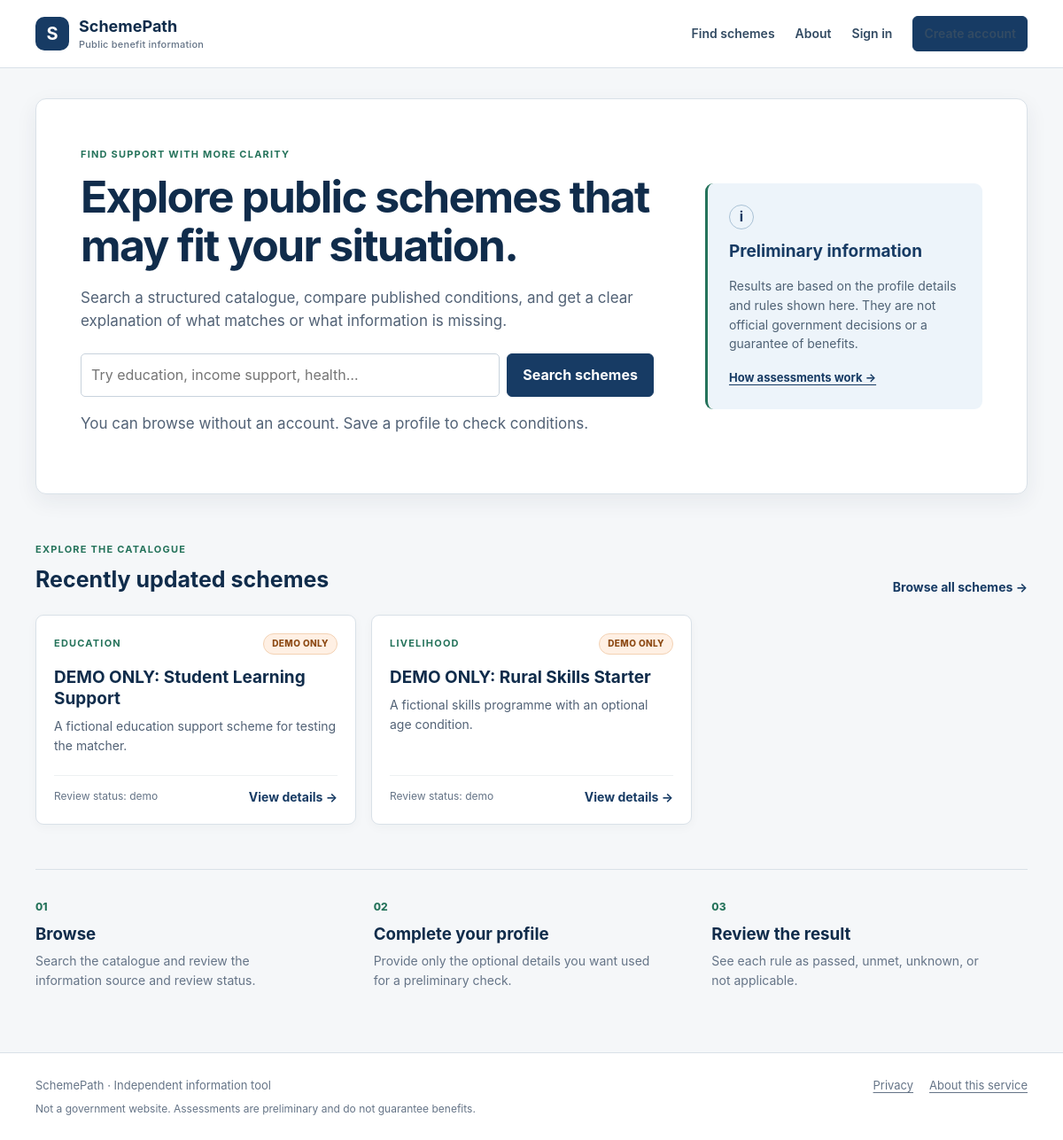
The page / on the database its author committed.
### tables this page shows
CREATE TABLE schemes (
  id BIGINT UNSIGNED AUTO_INCREMENT PRIMARY KEY,
  title VARCHAR(180) NOT NULL,
  slug VARCHAR(200) NOT NULL UNIQUE,
  summary VARCHAR(500) NOT NULL,
  description TEXT NOT NULL,
  benefit_description TEXT NOT NULL,
  application_instructions TEXT NULL,
  status ENUM('draft','active','inactive','archived') NOT NULL DEFAULT 'draft',
  verification_status ENUM('demo','unverified','pending_review','verified') NOT NULL DEFAULT 'demo',
  last_verified_at DATE NULL,
  is_demo TINYINT(1) NOT NULL DEFAULT 1,
  rule_version INT UNSIGNED NOT NULL DEFAULT 1,
  rule_group_operator ENUM('AND','OR') NOT NULL DEFAULT 'AND',
  created_by BIGINT UNSIGNED NULL,
  updated_by BIGINT UNSIGNED NULL,
  created_at DATETIME NOT NULL DEFAULT CURRENT_TIMESTAMP,
  updated_at DATETIME NOT NULL DEFAULT CURRENT_TIMESTAMP ON UPDATE CURRENT_TIMESTAMP,
  INDEX idx_schemes_catalogue (status, verification_status),
  FULLTEXT KEY ft_schemes_search (title, summary, description),
  CONSTRAINT fk_schemes_creator FOREIGN KEY (created_by) REFERENCES users(id) ON DELETE SET NULL,
  CONSTRAINT fk_schemes_updater FOREIGN KEY (updated_by) REFERENCES users(id) ON DELETE SET NULL
);

### app/bootstrap.php (called while the page is built, shortened)
<?php
require_once __DIR__.'/Database.php';
$appConfig = require dirname(__DIR__).'/config/app.php';
date_default_timezone_set($appConfig['timezone']);
function db(): PDO { return Database::connection(); }
function e(mixed $v): string { return htmlspecialchars((string)$v, ENT_QUOTES | ENT_SUBSTITUTE, 'UTF-8'); }
function url(string $page, array $params=[]): string { global $appConfig; return rtrim((string)($appConfig['base_path']??''),'/').'/index.php?'.http_build_query(['page'=>$page]+$params); }
function current_user(): ?array { return $_SESSION['user']??null; }
function render(string $view,array $data=[]): void { global $appConfig; $viewFile=dirname(__DIR__).'/app/Views/'.$view.'.php'; extract($data,EXTR_SKIP); require dirname(__DIR__).'/app/Views/layout.php'; }

### config/app.php (called while the page is built)
<?php
return [
    'name' => 'SchemePath',
    'base_path' => '/GovernmentSchemesMatcher/public',
    'session_name' => 'schemepath_session',
    'https_only' => false,
    'timezone' => 'Asia/Kolkata',
];

### app/Database.php (called while the page is built, shortened)
<?php
final class Database
{
    private static ?PDO $pdo = null;
    public static function connection(): PDO
    {
        $file = dirname(__DIR__) . '/config/database.local.php';
        if (!is_file($file)) $file = dirname(__DIR__) . '/config/database.example.php';
        $c = require $file;
        $dsn = sprintf('mysql:host=%s;port=%d;dbname=%s;charset=%s', $c['host'], $c['port'], $c['database'], $c['charset']);
        self::$pdo = new PDO($dsn, $c['username'], $c['password'], [
            PDO::ATTR_ERRMODE => PDO::ERRMODE_EXCEPTION,
            PDO::ATTR_DEFAULT_FETCH_MODE => PDO::FETCH_ASSOC,
            PDO::ATTR_EMULATE_PREPARES => false,
        ]);
        return self::$pdo;
    }
}

### config/database.example.php (called while the page is built)
<?php
return [
    'host' => '127.0.0.1',
    'port' => 3306,
    'database' => 'government_schemes',
    'username' => 'root',
    'password' => '',
    'charset' => 'utf8mb4',
];

### app/Views/partials/scheme_card.php (the view)
<article class="scheme-card"><div class="card-top"><span class="eyebrow"><?=e($scheme['category_names']?:'Public support')?></span><?php if($scheme['is_demo']||$scheme['verification_status']==='demo'): ?><span class="badge badge-demo">DEMO ONLY</span><?php endif; ?></div><h2><a href="<?=e(url('scheme',['id'=>$scheme['id']]))?>"><?=e($scheme['title'])?></a></h2><p><?=e($scheme['summary'])?></p><div class="card-bottom"><span class="muted">Review status: <?=e(str_replace('_',' ',$scheme['verification_status']))?></span><a class="text-link" href="<?=e(url('scheme',['id'=>$scheme['id']]))?>">View details <span aria-hidden="true">→</span></a></div></article>

### public/index.php (shortened to what this page needs)
<?php
require_once dirname(__DIR__).'/app/bootstrap.php';
$page = (string)($_GET['page'] ?? 'home');
function schemesList(string $search='',string $category='',int $pageNo=1,bool $all=false): array {
    $limit=12;$offset=($pageNo-1)*$limit;$where=$all?'1=1':"s.status='active'";$args=[];
    $q=db()->prepare("SELECT s.*,GROUP_CONCAT(DISTINCT c.name ORDER BY c.name SEPARATOR ', ') category_names FROM schemes s LEFT JOIN scheme_categories sc ON sc.scheme_id=s.id LEFT JOIN categories c ON c.id=sc.category_id WHERE $where GROUP BY s.id ORDER BY s.updated_at DESC LIMIT $limit OFFSET $offset");$q->execute($args);return $q->fetchAll();
}
try {
    switch ($page) {
        case 'home': render('home',['schemes'=>schemesList('', '',1)]); break;
    }
} catch (Throwable $ex) {
    try { if(db()->inTransaction()) db()->rollBack(); } catch (Throwable) {  }
    error_log('SchemePath error: '.$ex->getMessage());
    if($_SERVER['REQUEST_METHOD']==='POST'){flash($ex instanceof PDOException?'That change could not be saved. Check for duplicate values and valid references.':$ex->getMessage(),'error');redirect((string)($_GET['page']??'home'),isset($_GET['id'])?['id'=>$_GET['id']]:[]);}
    http_response_code(500);render('error',['message'=>'The request could not be completed. Check the application configuration or try again.']);
}

### app/Views/layout.php (shortened to what this page needs)
<?php $flash=$_SESSION['flash']??null;unset($_SESSION['flash']);$me=current_user(); ?>
<!doctype html><html lang="en"><head><link rel="stylesheet" href="<?=e(rtrim((string)($appConfig['base_path']??''),'/').'/assets/css/app.css')?>"></head><body>
<a class="skip" href="#main">Skip to content</a><header class="site-header"><div class="container nav-wrap"><a class="brand" href="<?=e(url('home'))?>"><span class="brand-mark" aria-hidden="true">S</span><span>SchemePath<small>Public benefit information</small></span></a><button class="menu-toggle" aria-expanded="false" aria-controls="primary-nav">Menu</button><nav id="primary-nav" class="primary-nav"><a href="<?=e(url('catalogue'))?>">Find schemes</a><a href="<?=e(url('about'))?>">About</a><?php if($me): ?><a href="<?=e(url('dashboard'))?>">Dashboard</a><a href="<?=e(url('bookmarks'))?>">Saved</a><a href="<?=e(url('history'))?>">History</a><a href="<?=e(url('settings'))?>">Settings</a><?php if($me['role']==='admin'): ?><a href="<?=e(url('admin'))?>">Admin</a><?php endif; ?><form class="nav-logout" method="post"><input type="hidden" name="_csrf" value="<?=e(csrf_token())?>"><button name="action" value="logout" class="link-button">Sign out</button></form><?php else: ?><a href="<?=e(url('login'))?>">Sign in</a><a class="button button-small" href="<?=e(url('register'))?>">Create account</a><?php endif; ?></nav></div></header>
<main id="main" class="container main-content"><?php if($flash): ?><div class="alert alert-<?=e($flash['type'])?>" role="status"><?=e($flash['message'])?></div><?php endif; ?><?php require $viewFile; ?></main>
<footer class="site-footer"><div class="container footer-row"><span>SchemePath · Independent information tool</span><nav><a href="<?=e(url('privacy'))?>">Privacy</a><a href="<?=e(url('about'))?>">About this service</a></nav></div><p class="container footer-note">Not a government website. Assessments are preliminary and do not guarantee benefits.</p></footer><script src="<?=e(rtrim((string)($appConfig['base_path']??''),'/').'/assets/js/app.js')?>" defer></script></body></html>

### app/Views/home.php
<section class="hero"><div class="hero-copy"><span class="eyebrow">Find support with more clarity</span><h1>Explore public schemes that may fit your situation.</h1><p>Search a structured catalogue, compare published conditions, and get a clear explanation of what matches or what information is missing.</p><form class="search-bar" action="index.php" method="get"><input type="hidden" name="page" value="catalogue"><label class="sr-only" for="home-search">Search schemes</label><input id="home-search" name="q" placeholder="Try education, income support, health…"><button class="button" type="submit">Search schemes</button></form><p class="small-print">You can browse without an account. Save a profile to check conditions.</p></div><aside class="hero-note"><span class="note-icon" aria-hidden="true">i</span><h2>Preliminary information</h2><p>Results are based on the profile details and rules shown here. They are not official government decisions or a guarantee of benefits.</p><a href="<?=e(url('about'))?>">How assessments work →</a></aside></section>
<section class="section-heading"><div><span class="eyebrow">Explore the catalogue</span><h2>Recently updated schemes</h2></div><a class="text-link" href="<?=e(url('catalogue'))?>">Browse all schemes →</a></section><div class="card-grid"><?php foreach($schemes as $scheme) require __DIR__.'/partials/scheme_card.php'; ?></div><?php if(!$schemes): ?><div class="empty-state">No active schemes have been added yet.</div><?php endif; ?>
<section class="steps"><div><span>01</span><h3>Browse</h3><p>Search the catalogue and review the information source and review status.</p></div><div><span>02</span><h3>Complete your profile</h3><p>Provide only the optional details you want used for a preliminary check.</p></div><div><span>03</span><h3>Review the result</h3><p>See each rule as passed, unmet, unknown, or not applicable.</p></div></section>

### rows shown on the page
schemes: category_names "EDUCATION", is_demo "DEMO ONLY", title "DEMO ONLY: Student Learning Support", summary "A fictional education support scheme for testing the matcher.", verification_status "demo"
schemes: category_names "LIVELIHOOD", is_demo "DEMO ONLY", title "DEMO ONLY: Rural Skills Starter", summary "A fictional skills programme with an optional age condition.", verification_status "demo"
